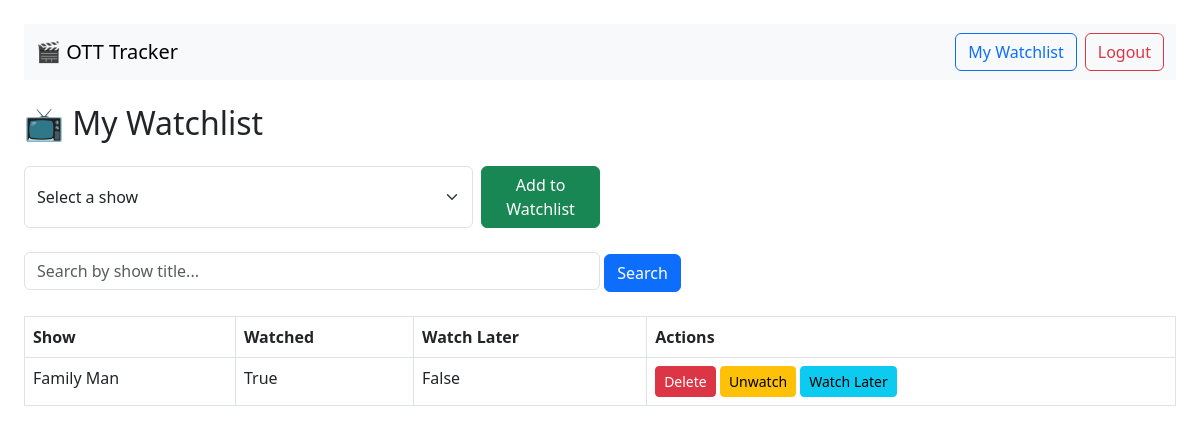
The app's page /watchlist-view/ (signed in) with its own data.
### ott/models.py (models this page shows, shortened)
class Watchlist(models.Model):
    user = models.ForeignKey(User, on_delete=models.CASCADE)
    show = models.ForeignKey(OTTShow, on_delete=models.CASCADE)
    watched = models.BooleanField(default=False)          # 👈 Add this
    watch_later = models.BooleanField(default=False)      # 👈 And this
    added_on = models.DateTimeField(auto_now_add=True)

class OTTShow(models.Model):
    title = models.CharField(max_length=200)
    description = models.TextField()
    genre = models.CharField(max_length=100)
    rating = models.FloatField()
    platform = models.CharField(max_length=100)  # Netflix, Prime, etc.
    release_date = models.DateField()

### ott/views.py (the view, shortened to what this page needs)
# urls.py: path('watchlist-view/', ott_views.watchlist_view, name='watchlist-html'),
@login_required
def watchlist_view(request):
    search_query = request.GET.get('q', '')
    if search_query:
        watchlist_items = Watchlist.objects.filter(user=request.user, show__title__icontains=search_query)
    else:
        watchlist_items = Watchlist.objects.filter(user=request.user)
    all_shows = OTTShow.objects.all()
    return render(request, 'ott/watchlist.html', {
        'watchlist_items': watchlist_items,
        'all_shows': all_shows
    })

### ott/templates/ott/watchlist.html (shortened to what this page needs)
{% extends 'ott/base.html' %}
{% block content %}
  <h2 class="mb-4">📺 My Watchlist</h2>
  <form method="POST" class="mb-4">
    <div class="d-flex gap-2 w-50">
      <select name="show_id" class="form-select">
        <option value="">Select a show</option>
      </select>
      <button type="submit" class="btn btn-success">Add to Watchlist</button>
    </div>
  </form>
  <form method="GET" class="mb-4">
    <input type="text" name="q" placeholder="Search by show title..." class="form-control w-50 d-inline" />
    <button type="submit" class="btn btn-primary">Search</button>
  </form>
  <table class="table table-bordered">
    <thead>
      <tr>
        <th>Show</th>
        <th>Watched</th>
        <th>Watch Later</th>
        <th>Actions</th>
      </tr>
    </thead>
    <tbody>
      {% for item in watchlist_items %}
      <tr>
        <td>{{ item.show.title }}</td>
        <td>{{ item.watched }}</td>
        <td>{{ item.watch_later }}</td>
        <td>
          <form method="POST" action="{% url 'watchlist-html' %}" style="display:inline;">
            <button type="submit" class="btn btn-danger btn-sm">Delete</button>
          </form>
          <form method="POST" action="{% url 'watchlist-html' %}" style="display:inline;">
            <button type="submit" class="btn btn-warning btn-sm">
              {% if item.watched %}Unwatch{% else %}Mark Watched{% endif %}
            </button>
          </form>
          <form method="POST" action="{% url 'watchlist-html' %}" style="display:inline;">
            <button type="submit" class="btn btn-info btn-sm">
              {% if item.watch_later %}Remove Later{% else %}Watch Later{% endif %}
            </button>
          </form>
        </td>
      </tr>
      {% empty %}
      <tr>
        <td colspan="4">No items in your watchlist.</td>
      </tr>
      {% endfor %}
    </tbody>
  </table>
{% endblock %}

### records on screen
Watchlist: show "Family Man", watched "True", watch_later "False", shows "Unwatch", shows "Watch Later"
